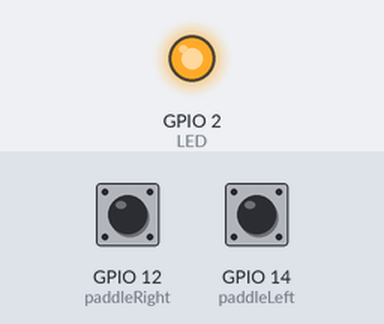
Simulated run of this sketch. Board: ESP8266 (NodeMCU). Parts: output pins drawn as LEDs (lit = HIGH). The inputs (shaded band) are chosen by the test bench; at power-on: GPIO 12 (paddleRight) HIGH, GPIO 14 (paddleLeft) HIGH. What the sketch prints to the serial monitor is not drawn.

Above: at 2.2 s.
2.3 s: GPIO 12 (paddleRight) pulled LOW for 0.15 s
At 2.37 s:
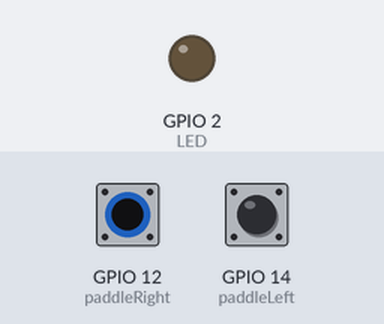
3.9 s: GPIO 14 (paddleLeft) pulled LOW for 0.15 s
At 4.7 s:
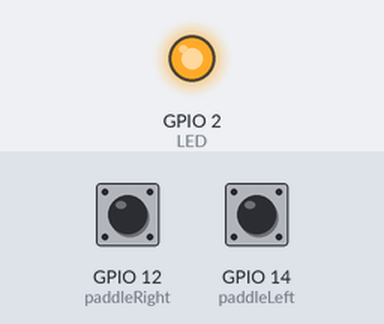
5.5 s: GPIO 12 (paddleRight) pulled LOW for 1 s
At 6.3 s:
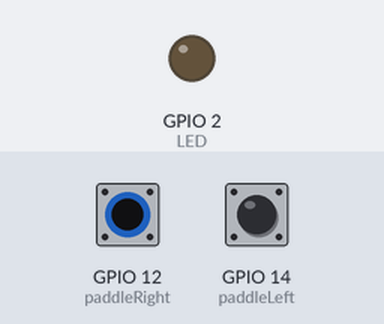
8.0 s: GPIO 14 (paddleLeft) pulled LOW for 1 s
At 10.2 s:
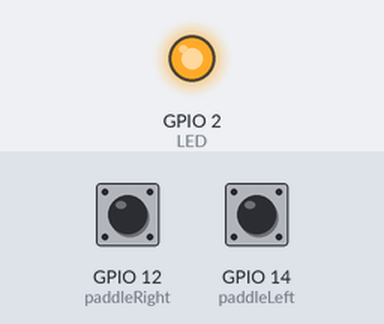
10.5 s: GPIO 14 (paddleLeft) pulled LOW for 3.2 s
At 11.4 s:
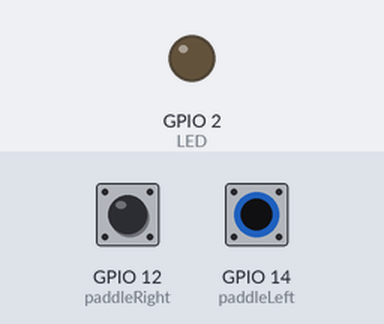
15.2 s: GPIO 12 (paddleRight) pulled LOW for 3.2 s
At 19.8 s:
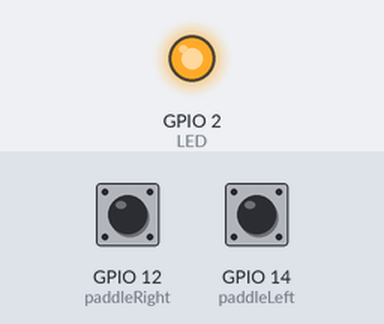
Timing chart, 0 to 20.9 s (numbered marks = the images above; inputs shaded):
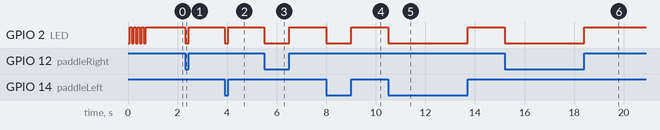

The sketch:

paddle_debug_ESP8266.ino
```cpp
// Paddle Connection Debug Test — ESP8266 version
// Sends raw MIDI Note bytes over UART0 (USB-to-serial) at 115200 baud.
// No external library needed — uses Serial.write() directly.
// Note: uses 115200 instead of standard MIDI 31250 baud because 31250 is
// unreliable on Linux with CP2102/CH340 USB-serial chips.
//
// cw-qso-sim reads these with:
//   --adapter esp32 --port /dev/ttyUSB0
//
// MIDI messages sent:
//   DIT press   : 0x90 0x3C 0x64  (NoteOn  ch1 note60 vel100)
//   DIT release : 0x80 0x3C 0x00  (NoteOff ch1 note60 vel0)
//   DAH press   : 0x90 0x3E 0x64  (NoteOn  ch1 note62 vel100)
//   DAH release : 0x80 0x3E 0x00  (NoteOff ch1 note62 vel0)
//
// ── Wiring ────────────────────────────────────────────────────────────────────
//
//   Paddle tip (DIT)  ──── D5 (GPIO 14) ──┐
//   Paddle tip (DAH)  ──── D6 (GPIO 12)   │  other end of each tip → GND
//   Paddle ring       ──── GND            │
//
//   Built-in LED      ──── D4 (GPIO 2) — active LOW on most ESP8266 boards
//                          (LED ON when GPIO 2 is LOW)
//
// ── Pin notes ─────────────────────────────────────────────────────────────────
//
//   GPIO  0   (D3)  Strapping pin — avoid for paddle
//   GPIO  2   (D4)  Strapping pin / built-in LED — avoid for paddle
//   GPIO 15   (D8)  Strapping pin — avoid for paddle
//   GPIO  6–11      Internal flash bus — NEVER use for I/O
//   GPIO 14   (D5)  Safe, has internal pull-up ← DIT
//   GPIO 12   (D6)  Safe, has internal pull-up ← DAH
//   GPIO 13   (D7)  Safe alternative if D5/D6 are busy
//   GPIO  4   (D2)  Safe alternative
//   GPIO  5   (D1)  Safe alternative
//
// ── Board pinout reference ────────────────────────────────────────────────────
//
//   NodeMCU / Wemos D1 Mini label → GPIO number:
//     D0=16  D1=5   D2=4   D3=0   D4=2
//     D5=14  D6=12  D7=13  D8=15
//
// ── Arduino IDE setup ─────────────────────────────────────────────────────────
//
//   Board manager URL : https://arduino.esp8266.com/stable/package_esp8266com_index.json
//   Board (NodeMCU)   : "NodeMCU 1.0 (ESP-12E Module)"
//   Board (Wemos)     : "LOLIN(WEMOS) D1 mini"
//   No library needed — raw Serial.write() only
//   Upload speed      : 115200
//   After upload      : close Serial Monitor before running cw-qso-sim

#define paddleLeft   14    // DIT — D5 on NodeMCU/Wemos — paddle tip → GND
#define paddleRight  12    // DAH — D6 on NodeMCU/Wemos — paddle tip → GND
#define LED           2    // Built-in LED — active LOW on ESP8266

#define NOTE_DIT     60    // Middle C
#define NOTE_DAH     62    // D
#define VELOCITY    100

bool lastLeftState  = false;
bool lastRightState = false;

// Send a 3-byte MIDI NoteOn message
void midiNoteOn(byte note, byte velocity) {
  Serial.write(0x90);      // NoteOn, channel 1
  Serial.write(note);
  Serial.write(velocity);
}

// Send a 3-byte MIDI NoteOff message
void midiNoteOff(byte note) {
  Serial.write(0x80);      // NoteOff, channel 1
  Serial.write(note);
  Serial.write((byte)0);
}

void setup() {
  pinMode(paddleLeft,  INPUT_PULLUP);
  pinMode(paddleRight, INPUT_PULLUP);
  pinMode(LED, OUTPUT);
  digitalWrite(LED, HIGH);   // LED off (active LOW)

  // 115200 baud — reliable on Linux with CP2102/CH340
  Serial.begin(115200);

  // 5 fast blinks — confirms sketch is running
  // Note: ESP8266 built-in LED is active LOW (LOW = on, HIGH = off)
  for (int i = 0; i < 5; i++) {
    digitalWrite(LED, LOW);    // LED on
    delay(80);
    digitalWrite(LED, HIGH);   // LED off
    delay(80);
  }

  delay(200);
}

void loop() {
  // INPUT_PULLUP: idle = HIGH, pressed (shorted to GND) = LOW
  bool leftPressed  = (digitalRead(paddleLeft)  == LOW);
  bool rightPressed = (digitalRead(paddleRight) == LOW);

  // LEFT (DIT) paddle state changed
  if (leftPressed != lastLeftState) {
    if (leftPressed) {
      midiNoteOn(NOTE_DIT, VELOCITY);
      digitalWrite(LED, LOW);    // LED on (active LOW)
    } else {
      midiNoteOff(NOTE_DIT);
      digitalWrite(LED, HIGH);   // LED off
    }
    lastLeftState = leftPressed;
    delay(10);    // debounce
  }

  // RIGHT (DAH) paddle state changed
  if (rightPressed != lastRightState) {
    if (rightPressed) {
      midiNoteOn(NOTE_DAH, VELOCITY);
      digitalWrite(LED, LOW);    // LED on (active LOW)
    } else {
      midiNoteOff(NOTE_DAH);
      digitalWrite(LED, HIGH);   // LED off
    }
    lastRightState = rightPressed;
    delay(10);    // debounce
  }

  delay(1);
}
```

Measured:
- after the input at 2.3 s, GPIO 2 (LED): HIGH → LOW at once, → HIGH 0.15 s later
- after the input at 3.9 s, GPIO 2 (LED): HIGH → LOW at once, → HIGH 0.15 s later
- after the input at 5.5 s, GPIO 2 (LED): HIGH → LOW at once, → HIGH 1.0 s later
- after the input at 8.0 s, GPIO 2 (LED): HIGH → LOW at once, → HIGH 1.0 s later
- after the input at 10.5 s, GPIO 2 (LED): HIGH → LOW at once, → HIGH 3.2 s later
- after the input at 15.2 s, GPIO 2 (LED): HIGH → LOW at once, → HIGH 3.2 s later
